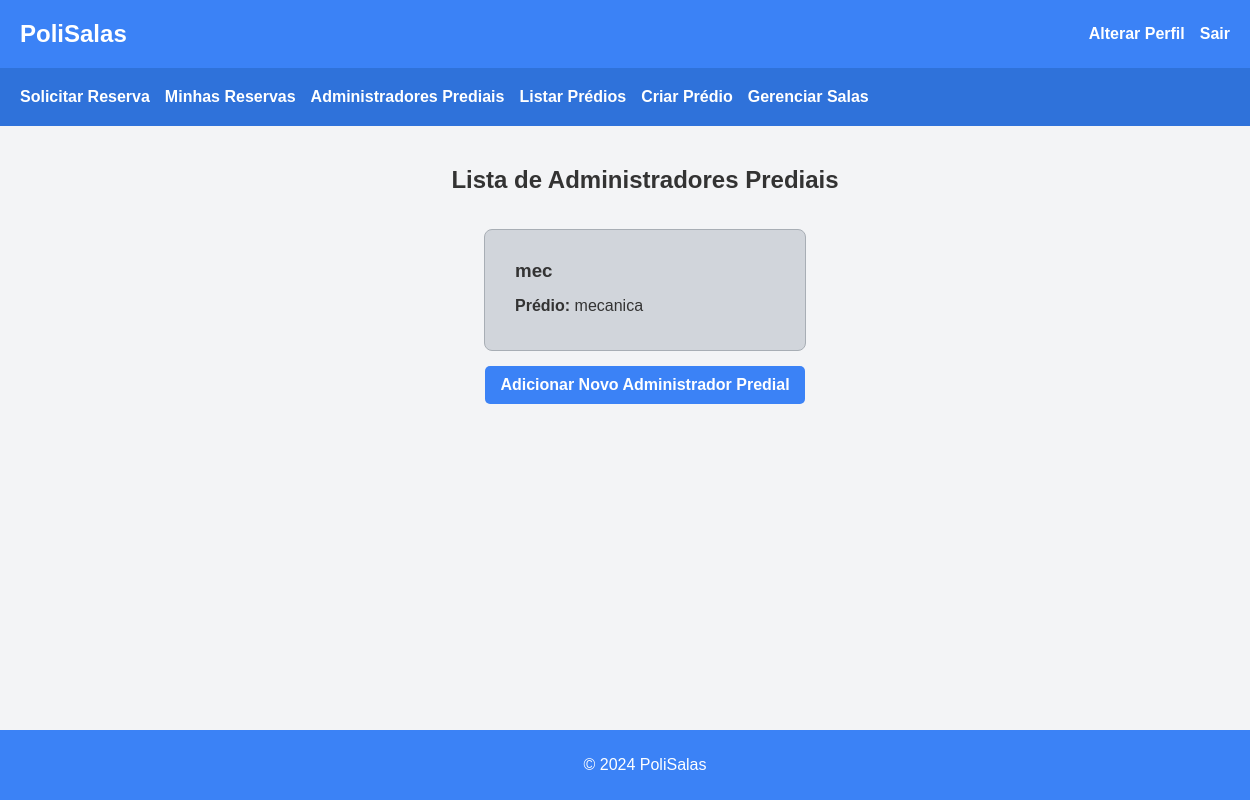
The app's page /administradores_prediais/ (signed in), older data.
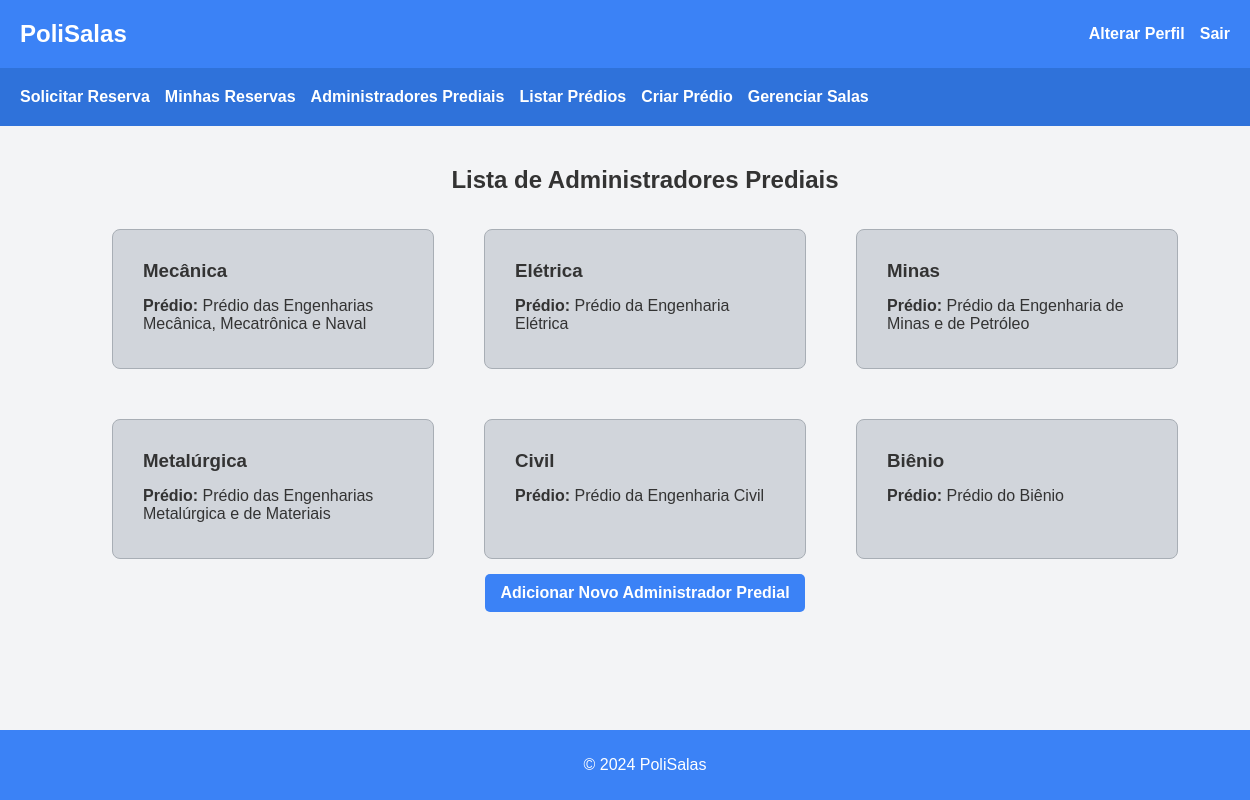
The same page, newer data.
### reservas/models.py (models this page shows, shortened)
class Usuario(AbstractUser):
    is_building_administrator = models.BooleanField(default=False)
    telefone = models.CharField(max_length=20, blank=True, null=True)
    nome_representante = models.CharField(max_length=100, blank=True, null=True)
    telefone_representante = models.CharField(max_length=20, blank=True, null=True)
    email_representante = models.EmailField(blank=True, null=True)

class AdministracaoPredial(models.Model):
    usuario = models.OneToOneField(settings.AUTH_USER_MODEL, on_delete=models.CASCADE)
    departamento = models.CharField(max_length=100)
    predio = models.OneToOneField(Predio, on_delete=models.CASCADE, related_name='administracao')

class Predio(models.Model):
    nome = models.CharField(max_length=100)
    endereco = models.CharField(max_length=200)

### reservas/views.py (the view)
# urls.py: path('administradores_prediais/', views.lista_administradores_prediais, name='lista_administradores_prediais'),
@user_passes_test(is_superuser)
def lista_administradores_prediais(request):
    administradores = Usuario.objects.filter(is_building_administrator=True)
    return render(request, 'reservas/lista_administradores_prediais.html', {'administradores': administradores})

### reservas/views.py (called while the page is built)
def is_superuser(user):
    return user.is_superuser

### reservas/templates/reservas/lista_administradores_prediais.html
{% extends 'reservas/base.html' %}
{% block content %}
<h2>Lista de Administradores Prediais</h2>
<div class="cards-container">
    {% for admin in administradores %}
    <div class="card">
        <div class="card-content">
            <h3>{{ admin.username }}</h3>
            <p><strong>Prédio:</strong> {{ admin.administracaopredial.predio.nome }}</p>
        </div>
    </div>
    {% endfor %}
</div>
<a href="{% url 'criar_administrador_predial' %}" class="button-reserva">Adicionar Novo Administrador Predial</a>
{% endblock %}

Row changes from the older to the newer data that the page shows:
changed Usuario: username "mec" → "Mecânica"; administracaopredial.predio.nome "mecanica" → "Prédio das Engenharias Mecânica, Mecatrônica e Naval"
added Usuario: username "Elétrica", administracaopredial.predio.nome "Prédio da Engenharia Elétrica"
added Usuario: username "Minas", administracaopredial.predio.nome "Prédio da Engenharia de Minas e de Petróleo"
added Usuario: username "Metalúrgica", administracaopredial.predio.nome "Prédio das Engenharias Metalúrgica e de Materiais"
added Usuario: username "Civil", administracaopredial.predio.nome "Prédio da Engenharia Civil"
added Usuario: username "Biênio", administracaopredial.predio.nome "Prédio do Biênio"
